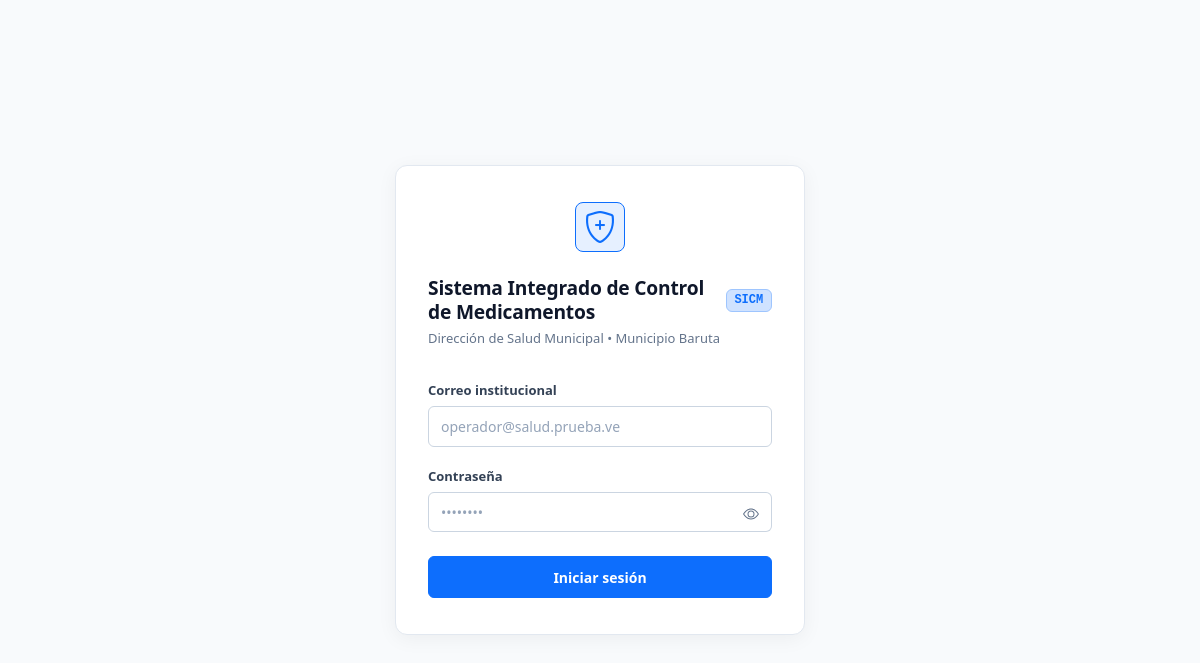
The page /login.php on the database its author committed.
### tables this page shows
CREATE TABLE IF NOT EXISTS configuracion_institucional (
    id INT PRIMARY KEY DEFAULT 1,
    nombre_sistema VARCHAR(120) NOT NULL DEFAULT 'Sistema Integrado de Control de Medicamentos',
    siglas_sistema VARCHAR(20) NOT NULL DEFAULT 'SICM',
    ente_rector VARCHAR(150) NOT NULL DEFAULT 'Red de Salud Municipal',
    municipio VARCHAR(100) NOT NULL DEFAULT 'Municipio Autónomo',
    logotipo_ruta VARCHAR(255) NULL,
    dias_alerta_fefo INT NOT NULL DEFAULT 60 COMMENT 'Días previos a caducidad para semáforo crítico/alerta',
    updated_at DATETIME NOT NULL DEFAULT CURRENT_TIMESTAMP ON UPDATE CURRENT_TIMESTAMP,
    CONSTRAINT chk_solo_una_fila CHECK (id = 1)
);

### src/helpers/configuracion.php (called while the page is built, shortened)
<?php
function obtenerConfiguracionInstitucional(PDO $pdo): array
{
    $fallback = [
        'id'               => 1,
        'nombre_sistema'   => 'Sistema Integrado de Control de Medicamentos',
        'siglas_sistema'   => 'SICM',
        'ente_rector'      => 'Red de Salud Municipal',
        'municipio'        => 'Municipio Autónomo',
        'logotipo_ruta'    => null,
        'dias_alerta_fefo' => 60,
        'updated_at'       => null
    ];
    try {
        $stmt = $pdo->query("SELECT * FROM configuracion_institucional WHERE id = 1 LIMIT 1");
        if ($stmt) {
            $row = $stmt->fetch(PDO::FETCH_ASSOC);
            if ($row) {
                $cacheConfig = [
                    'id'               => 1,
                    'nombre_sistema'   => !empty($row['nombre_sistema']) ? (string)$row['nombre_sistema'] : $fallback['nombre_sistema'],
                    'siglas_sistema'   => !empty($row['siglas_sistema']) ? (string)$row['siglas_sistema'] : $fallback['siglas_sistema'],
                    'ente_rector'      => !empty($row['ente_rector']) ? (string)$row['ente_rector'] : $fallback['ente_rector'],
                    'municipio'        => !empty($row['municipio']) ? (string)$row['municipio'] : $fallback['municipio'],
                    'logotipo_ruta'    => !empty($row['logotipo_ruta']) ? (string)$row['logotipo_ruta'] : null,
                    'dias_alerta_fefo' => isset($row['dias_alerta_fefo']) && is_numeric($row['dias_alerta_fefo']) ? (int)$row['dias_alerta_fefo'] : 60,
                    'updated_at'       => $row['updated_at'] ?? null,
                ];
                return $cacheConfig;
            }
        }
    } catch (Throwable $e) {
        error_log('[CONFIG INSTITUCIONAL FALLBACK]: ' . $e->getMessage());
    }
    $cacheConfig = $fallback;
    return $cacheConfig;
}

### src/login.php (the view, shortened to what this page needs)
<?php
require_once __DIR__ . '/helpers/auditoria.php';
require_once __DIR__ . '/helpers/configuracion.php';
$pdo = getDB();
$configInst = obtenerConfiguracionInstitucional($pdo);
?>
<!DOCTYPE html>
<html lang="es">
<head>
    <link href="https://cdn.jsdelivr.net/npm/bootstrap@5.3.3/dist/css/bootstrap.min.css" rel="stylesheet">
    <link rel="stylesheet" href="https://cdn.jsdelivr.net/npm/bootstrap-icons@1.11.3/font/bootstrap-icons.min.css">
    <link rel="stylesheet" href="public/css/auth.css?v=<?= filemtime(__DIR__ . '/public/css/auth.css') ?>">
</head>
<body class="auth-layout">
    <div class="auth-card">
        <div class="text-center mb-3">
            <?php if (!empty($configInst['logotipo_ruta'])): ?>
                <img src="<?= htmlspecialchars($configInst['logotipo_ruta']) ?>" alt="Logotipo Institucional" style="max-height: 52px; max-width: 100%; object-fit: contain;" class="mb-2">
            <?php else: ?>
                <div class="d-inline-flex align-items-center justify-content-center rounded-3 bg-primary bg-opacity-10 text-primary border border-primary border-opacity-20 p-2 mb-2" style="width: 50px; height: 50px;">
                    <i class="bi bi-shield-plus fs-2"></i>
                </div>
            <?php endif; ?>
        </div>
        <div class="d-flex align-items-center justify-content-between mb-1">
            <h1 class="auth-title mb-0"><?= htmlspecialchars($configInst['nombre_sistema']) ?></h1>
            <span class="badge bg-primary-subtle text-primary border border-primary-subtle font-monospace ms-2"><?= htmlspecialchars($configInst['siglas_sistema']) ?></span>
        </div>
        <div class="auth-subtitle"><?= htmlspecialchars($configInst['ente_rector']) ?> &bull; <?= htmlspecialchars($configInst['municipio']) ?></div>
        <form id="form-login" action="login.php" method="POST" novalidate>
            <div class="mb-3">
                <label for="email" class="form-label">Correo institucional</label>
                <input type="email" class="form-control" id="email" name="email"
                    placeholder="operador@salud.prueba.ve" required autocomplete="email"
                    value="<?= htmlspecialchars($_POST['email'] ?? '') ?>">
            </div>
            <div class="mb-4">
                <label for="password" class="form-label">Contraseña</label>
                <div class="input-group">
                    <input type="password" class="form-control" id="password" name="password"
                        placeholder="••••••••" required autocomplete="current-password"
                        style="border-top-right-radius: 0; border-bottom-right-radius: 0;">
                    <button class="btn btn-toggle-eye" type="button" id="btn-toggle-pass" title="Mostrar contraseña" aria-label="Mostrar contraseña">
                    </button>
                </div>
            </div>
            <button type="submit" class="btn btn-submit">
                Iniciar sesión
            </button>
        </form>
    </div>
</body>
</html>

### src/public/css/auth.css (style rules this page uses)
:root { --auth-bg-page: #f8fafc; --auth-card-bg: #ffffff; --auth-border-card: #e2e8f0; --auth-border-input: #cbd5e1; --auth-text-main: #0f172a; --auth-text-muted: #64748b; --auth-text-label: #334155; --auth-primary: #0d6efd; --auth-primary-hover: #0b5ed7; }
body.auth-layout { background-color: var(--auth-bg-page); color: var(--auth-text-main); font-family: system-ui, -apple-system, "Segoe UI", Roboto, "Helvetica Neue", Arial, sans-serif; min-height: 100vh; display: flex; align-items: center; justify-content: center; padding: 1.5rem; margin: 0; -webkit-font-smoothing: antialiased; }
.auth-card { max-width: 410px; width: 100%; background-color: var(--auth-card-bg); border: 1px solid var(--auth-border-card); border-radius: 12px; box-shadow: 0 4px 20px rgba(0, 0, 0, 0.05); padding: 2.25rem 2rem; }
.auth-title { font-size: 1.2rem; font-weight: 700; letter-spacing: -0.01em; color: var(--auth-text-main); line-height: 1.3; }
.auth-subtitle { font-size: 0.8125rem; color: var(--auth-text-muted); margin-bottom: 1.75rem; }
.auth-card .form-label { font-size: 0.8125rem; font-weight: 600; color: var(--auth-text-label); margin-bottom: 0.35rem; }
.auth-card .form-control { background-color: #ffffff; border: 1px solid var(--auth-border-input); color: var(--auth-text-main); font-size: 0.875rem; padding: 0.55rem 0.75rem; border-radius: 6px; transition: border-color 0.15s ease, box-shadow 0.15s ease; }
.auth-card .form-control::placeholder { color: #94a3b8; }
.btn-toggle-eye { background-color: #ffffff; border: 1px solid var(--auth-border-input); border-left: none; color: var(--auth-text-muted); padding: 0 0.75rem; border-top-right-radius: 6px; border-bottom-right-radius: 6px; cursor: pointer; transition: color 0.15s ease, background-color 0.15s ease; }
.btn-submit { background-color: var(--auth-primary); border: 1px solid var(--auth-primary); color: #ffffff; font-size: 0.875rem; font-weight: 600; padding: 0.6rem 1rem; border-radius: 6px; width: 100%; transition: background-color 0.15s ease, border-color 0.15s ease, box-shadow 0.15s ease; }

### rows shown on the page
configuracion_institucional: nombre_sistema "Sistema Integrado de Control de Medicamentos", siglas_sistema "SICM", ente_rector "Dirección de Salud Municipal", municipio "Municipio Baruta"
